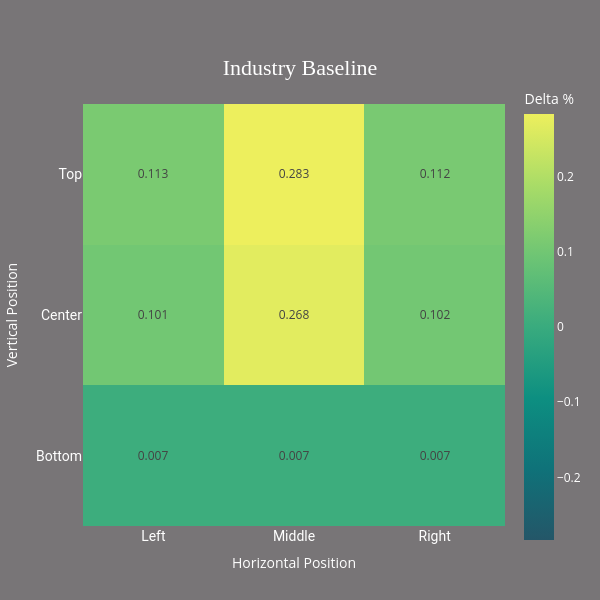

Here is the notebook cell this chart was saved with:
### Markdown cell above
As you can see, Citizen Kane is much less centered than the average film. Both middle-center and the middle-top have less faces than the typical film. Those cells are usually the most common area for faces to appear. The average face locations for the entire sample are shown below.

### Code cell
plot_sample_grid(dw_conn, plot_title="Industry Baseline")

### Figure 1 — Plotly figure (JSON) as saved in the notebook; plotly's stock layout.template omitted (floating-point values rounded to 4 significant figures)
{"data": [{"coloraxis": "coloraxis", "hovertemplate": "x: %{x}<br>y: %{y}<br>color: %{z}<extra></extra>", "name": "0", "texttemplate": "%{z:.3f}", "type": "heatmap", "x": ["Left", "Middle", "Right"], "xaxis": "x", "y": ["Top", "Center", "Bottom"], "yaxis": "y", "z": [[0.113, 0.2833, 0.1125], [0.1015, 0.2681, 0.1018], [0.006607, 0.006708, 0.006548]]}], "layout": {"coloraxis": {"cmax": 0.2833, "cmin": -0.2833, "colorbar": {"title": {"text": "Delta %"}}, "colorscale": [[0, "rgb(36, 86, 104)"], [0.1667, "rgb(15, 114, 121)"], [0.3333, "rgb(13, 143, 129)"], [0.5, "rgb(57, 171, 126)"], [0.6667, "rgb(110, 197, 116)"], [0.8333, "rgb(169, 220, 103)"], [1, "rgb(237, 239, 93)"]]}, "font": {"color": "white"}, "height": 600, "margin": {"b": 50, "l": 50, "r": 50, "t": 80}, "paper_bgcolor": "#787577", "plot_bgcolor": "rgba(61, 61, 61, 0)", "title": {"font": {"color": "white", "family": "Raleway", "size": 22}, "text": "Industry Baseline", "x": 0.5, "xanchor": "center", "y": 0.9, "yanchor": "top"}, "width": 600, "xaxis": {"anchor": "y", "constrain": "domain", "domain": [0, 1], "scaleanchor": "y", "side": "bottom", "tickfont": {"color": "white", "family": "Roboto", "size": 14}, "title": {"text": "Horizontal Position"}}, "yaxis": {"anchor": "x", "autorange": "reversed", "constrain": "domain", "domain": [0, 1], "layer": "below traces", "tickfont": {"color": "white", "family": "Roboto", "size": 14}, "title": {"text": "Vertical Position"}}}}
